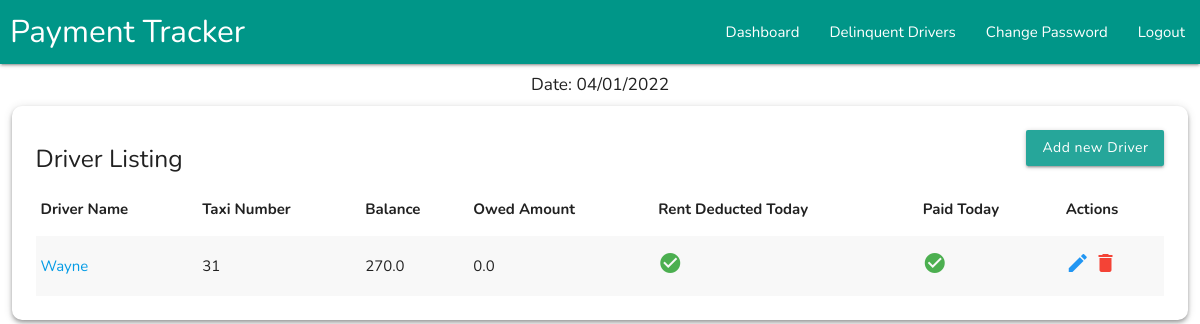
Screenshot of / (signed in) with the database file from the repository.
### root/models.py (models this page shows, shortened)
class Profile(models.Model):
    user = models.ForeignKey(User,blank=True,null=True,on_delete=models.CASCADE)
    taxi_number = models.CharField(max_length=500,default='',blank=True)
    password = models.CharField(max_length=500,default='',blank=True)
    auth_code = models.CharField(max_length=500,default='',blank=True)
    password_reset_code = models.CharField(max_length=500,default='',blank=True)
    verified = models.BooleanField(default=False)
    balance = models.FloatField(default=0,blank=True)
    owed = models.FloatField(default=0,blank=True)
    temp_owed = models.FloatField(default=0,blank=True)
    is_rent_deducted_today = models.BooleanField(default=False)
    is_paid_today = models.BooleanField(default=False)
    last_rent_deduction_date = models.DateField( null=True,blank=True,default=now)
    last_paid_date = models.DateField(null=True,blank=True,default=now)

### root/views.py (the view)
# urls.py: path('', index, name='index'),
@login_required(login_url='/login')
def index(request,delinquent_drivers=None):
    context = {'title':"Driver Listing"}
    available_drivers = Profile.objects.all()
    synchronizeDriverOwedAmount()
    available_drivers = Profile.objects.filter(user__is_superuser=False)
    if delinquent_drivers:
        available_drivers = available_drivers.filter(owed__gt=0)
    today_date = datetime.now(timezone(settings.TIME_ZONE)). strftime("%m/%d/%Y")
    context['today_date'] = today_date
    context['available_drivers'] = available_drivers
    context['profile'] = Profile.objects.get(user=request.user)
    return render(request, 'root/index.html',context)

### root/views.py (called while the page is built)
def synchronizeDriverOwedAmount():
    available_drivers = Profile.objects.all()
    for driver in available_drivers:
        pre_owned_amount = 0
        today_date = datetime.now(timezone(settings.TIME_ZONE)).date()
        pre_owned_amount = driver.temp_owed
        last_rent_deduction_date = driver.last_rent_deduction_date
        days = (today_date - last_rent_deduction_date).days
        if datetime.now(timezone(settings.TIME_ZONE)).hour<=18:
            days = days-1
        print("days = ", days)
        if days<0:
            days=0
            print("days = ", days)
        owed_amount = pre_owned_amount + (int(days)*60)
        driver.owed = owed_amount
        driver.save()
    pass

### Templates/root/index.html (shortened to what this page needs)
{% extends 'base.html' %}v
{% block 'mainbody' %}
{% if request.user.is_superuser  %}
  <div style="margin: 1%">
    <div class="z-depth-2" style="border-radius: 10px;padding: 2%;">
        <div>
            <div class="left">
                <h5>Driver Listing</h5>
            </div>
            <div class="right">
                <a href="/driver_listing/add_driver" class="btn"> Add new Driver </a>
            </div>
        </div>
        <table class="striped">
            <thead>
                <tr>
                    <th>Driver Name</th>
                    <th>Taxi Number</th>
                    <th>Balance</th>
                    <th>Owed Amount</th>
                    <th>Rent Deducted Today</th>
                    <th>Paid Today</th>
                    <th>Actions</th>
                </tr>
            </thead>
            <tbody>
                {% for driver in available_drivers %}
                <tr>
                    <td> <a href="/driver_listing/edit_driver/{{driver.id}}">{{driver.user.username}}</a> </td>
                    <td> {{driver.taxi_number}} </td>
                    <td> {{driver.balance}} </td>
                    <td> {{driver.owed}} </td>
                    <td>
                        {% if driver.last_rent_deduction_date|date:'m/d/Y' ==  today_date %}
                            <i class="material-icons green-text">check_circle</i>
                        {% else %}
                            <i class="material-icons">check_circle</i>
                        {% endif %}
                    </td>
                    <td>
                        {% if driver.last_paid_date|date:'m/d/Y' ==  today_date %}
                            <i class="material-icons green-text">check_circle</i>
                        {% else %}
                            <i class="material-icons">check_circle</i>
                            {% endif %}
                        </td>
                    <td>
                        <a href="/driver_listing/edit_driver/{{driver.id}}"><i class="material-icons blue-text" style="cursor: pointer;" >edit</i></a>
                        <a href="/driver_listing/delete_driver/{{driver.id}}"> <i id="driver_delete_btn" class="material-icons red-text" style="cursor: pointer;"> delete</i></a>
                    </td>
                </tr>
                {% endfor %}
            </tbody>
        </table>
    </div>
</div>
{% else %}
{% include 'partials/root/driver_panel.html' %}
{% endif %}
{% endblock 'mainbody' %}

### Templates/base.html (style rules this page uses)
.btn { text-transform: none !important; }
body { font-family: 'Nunito', sans-serif; text-align: justify; }

### rows the page displays
Profile: user.username "Wayne", taxi_number "31", balance "270.0", owed "0.0"

### other values shown
{{ today_date }} "04/01/2022"
